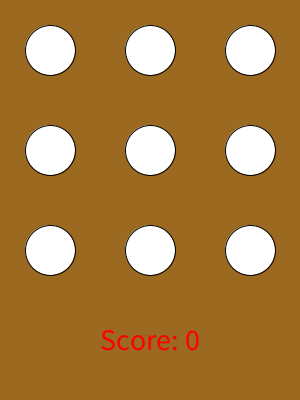
Frame 1 (no input)
Frame 60 (the mouse pressed at the canvas centre just before this capture): identical to frame 1, image omitted
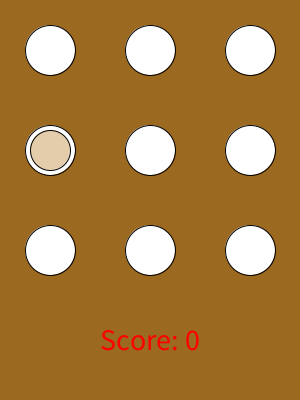
Frame 120 (the mouse held since frame 60 and released just before this capture)

The Processing sketch that drew these frames (run headless with seeded random() and noise(); from frame 60 on, the mouse is pressed at the canvas centre):

// Processing sketch: week14_6_hit_gopher_part6_slower
// ── week14_6_hit_gopher_part6_slower.pde
// week14_6_hit_gopher_part6_slower
// 修改自 week14_5_hit_gopher_part5_lerpColor_countdown
void setup(){
  size(300, 400);
}
int score = 0;
int [][] gopher = new int[3][3];
void draw(){
  background(#9B691F);
  for(int i=0; i<3; i++){
    for(int j=0; j<3; j++){
      fill(255); ellipse(100*j+50, 100*i+50, 50, 50);
      if(gopher[i][j]>0){
        if(gopher[i][j]<50) fill(lerpColor(#B97C20, #FFFFFF, 1-gopher[i][j]/50.0));
        else fill(#B97C20); 
        ellipse(100*j+50, 100*i+50, 40, 40);
        gopher[i][j]--; // 用掉秒數
      }
    }
  }
  if(frameCount%60==0){
    int i = int(random(3)), j = int(random(3));
    gopher[i][j] = int(random(30))+50; // 地鼠出現的秒數
  }
  fill(255,0,0); 
  textSize(30);
  text("Score: " + score, 100, 350);
}
void mousePressed(){
  for(int i=0; i<3; i++){
    for(int j=0; j<3; j++){
      if(gopher[i][j]>0 && dist(100*j+50, 100*i+50, mouseX, mouseY)<20){
        gopher[i][j]=0;
        score += 10; // 打到,加10分
      }
    }
  }
}
